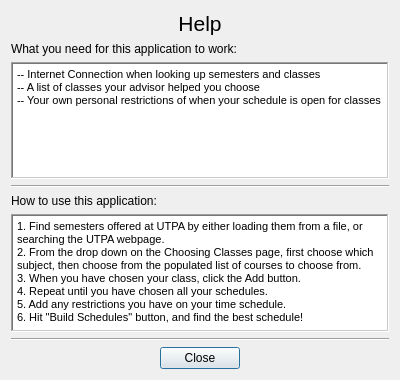
<?xml version="1.0" encoding="UTF-8"?>
<ui version="4.0">
 <class>HelpMessageDialog</class>
 <widget class="QDialog" name="HelpMessageDialog">
  <property name="geometry">
   <rect>
    <x>0</x>
    <y>0</y>
    <width>400</width>
    <height>380</height>
   </rect>
  </property>
  <property name="sizePolicy">
   <sizepolicy hsizetype="Maximum" vsizetype="Maximum">
    <horstretch>0</horstretch>
    <verstretch>0</verstretch>
   </sizepolicy>
  </property>
  <property name="windowTitle">
   <string>Help</string>
  </property>
  <layout class="QVBoxLayout" name="verticalLayout">
   <item>
    <widget class="QLabel" name="label">
     <property name="text">
      <string>&lt;html&gt;&lt;head/&gt;&lt;body&gt;&lt;p align=&quot;center&quot;&gt;&lt;span style=&quot; font-size:16pt;&quot;&gt;Help&lt;/span&gt;&lt;/p&gt;&lt;/body&gt;&lt;/html&gt;</string>
     </property>
    </widget>
   </item>
   <item>
    <widget class="QLabel" name="label_2">
     <property name="text">
      <string>What you need for this application to work:</string>
     </property>
    </widget>
   </item>
   <item>
    <widget class="QTextEdit" name="textEdit">
     <property name="enabled">
      <bool>true</bool>
     </property>
     <property name="sizePolicy">
      <sizepolicy hsizetype="MinimumExpanding" vsizetype="Preferred">
       <horstretch>0</horstretch>
       <verstretch>0</verstretch>
      </sizepolicy>
     </property>
     <property name="styleSheet">
      <string notr="true"/>
     </property>
     <property name="frameShape">
      <enum>QFrame::WinPanel</enum>
     </property>
     <property name="readOnly">
      <bool>true</bool>
     </property>
     <property name="html">
      <string>&lt;!DOCTYPE HTML PUBLIC &quot;-//W3C//DTD HTML 4.0//EN&quot; &quot;http://www.w3.org/TR/REC-html40/strict.dtd&quot;&gt;
&lt;html&gt;&lt;head&gt;&lt;meta name=&quot;qrichtext&quot; content=&quot;1&quot; /&gt;&lt;style type=&quot;text/css&quot;&gt;
p, li { white-space: pre-wrap; }
&lt;/style&gt;&lt;/head&gt;&lt;body style=&quot; font-family:'MS Shell Dlg 2'; font-size:8.25pt; font-weight:400; font-style:normal;&quot;&gt;
&lt;p style=&quot; margin-top:0px; margin-bottom:0px; margin-left:0px; margin-right:0px; -qt-block-indent:0; text-indent:0px;&quot;&gt;-- Internet Connection when looking up semesters and classes &lt;/p&gt;
&lt;p style=&quot; margin-top:0px; margin-bottom:0px; margin-left:0px; margin-right:0px; -qt-block-indent:0; text-indent:0px;&quot;&gt;-- A list of classes your advisor helped you choose&lt;/p&gt;
&lt;p style=&quot; margin-top:0px; margin-bottom:0px; margin-left:0px; margin-right:0px; -qt-block-indent:0; text-indent:0px;&quot;&gt;-- Your own personal restrictions of when your schedule is open for classes&lt;/p&gt;&lt;/body&gt;&lt;/html&gt;</string>
     </property>
    </widget>
   </item>
   <item>
    <widget class="Line" name="line">
     <property name="orientation">
      <enum>Qt::Horizontal</enum>
     </property>
    </widget>
   </item>
   <item>
    <widget class="QLabel" name="label_3">
     <property name="text">
      <string>How to use this application:</string>
     </property>
    </widget>
   </item>
   <item>
    <widget class="QTextEdit" name="textEdit_2">
     <property name="frameShape">
      <enum>QFrame::WinPanel</enum>
     </property>
     <property name="readOnly">
      <bool>true</bool>
     </property>
     <property name="html">
      <string>&lt;!DOCTYPE HTML PUBLIC &quot;-//W3C//DTD HTML 4.0//EN&quot; &quot;http://www.w3.org/TR/REC-html40/strict.dtd&quot;&gt;
&lt;html&gt;&lt;head&gt;&lt;meta name=&quot;qrichtext&quot; content=&quot;1&quot; /&gt;&lt;style type=&quot;text/css&quot;&gt;
p, li { white-space: pre-wrap; }
&lt;/style&gt;&lt;/head&gt;&lt;body style=&quot; font-family:'MS Shell Dlg 2'; font-size:8.25pt; font-weight:400; font-style:normal;&quot;&gt;
&lt;p style=&quot; margin-top:0px; margin-bottom:0px; margin-left:0px; margin-right:0px; -qt-block-indent:0; text-indent:0px;&quot;&gt;1. Find semesters offered at UTPA by either loading them from a file, or searching the UTPA webpage.&lt;/p&gt;
&lt;p style=&quot; margin-top:0px; margin-bottom:0px; margin-left:0px; margin-right:0px; -qt-block-indent:0; text-indent:0px;&quot;&gt;2. From the drop down on the Choosing Classes page, first choose which subject, then choose from the populated list of courses to choose from.&lt;/p&gt;
&lt;p style=&quot; margin-top:0px; margin-bottom:0px; margin-left:0px; margin-right:0px; -qt-block-indent:0; text-indent:0px;&quot;&gt;3. When you have chosen your class, click the Add button.&lt;/p&gt;
&lt;p style=&quot; margin-top:0px; margin-bottom:0px; margin-left:0px; margin-right:0px; -qt-block-indent:0; text-indent:0px;&quot;&gt;4. Repeat until you have chosen all your schedules.&lt;/p&gt;
&lt;p style=&quot; margin-top:0px; margin-bottom:0px; margin-left:0px; margin-right:0px; -qt-block-indent:0; text-indent:0px;&quot;&gt;5. Add any restrictions you have on your time schedule.&lt;/p&gt;
&lt;p style=&quot; margin-top:0px; margin-bottom:0px; margin-left:0px; margin-right:0px; -qt-block-indent:0; text-indent:0px;&quot;&gt;6. Hit &amp;quot;Build Schedules&amp;quot; button, and find the best schedule!&lt;/p&gt;&lt;/body&gt;&lt;/html&gt;</string>
     </property>
    </widget>
   </item>
   <item>
    <widget class="Line" name="line_2">
     <property name="orientation">
      <enum>Qt::Horizontal</enum>
     </property>
    </widget>
   </item>
   <item alignment="Qt::AlignHCenter">
    <widget class="QDialogButtonBox" name="buttonBox">
     <property name="orientation">
      <enum>Qt::Horizontal</enum>
     </property>
     <property name="standardButtons">
      <set>QDialogButtonBox::Close</set>
     </property>
    </widget>
   </item>
  </layout>
 </widget>
 <resources/>
 <connections>
  <connection>
   <sender>buttonBox</sender>
   <signal>accepted()</signal>
   <receiver>HelpMessageDialog</receiver>
   <slot>accept()</slot>
   <hints>
    <hint type="sourcelabel">
     <x>248</x>
     <y>254</y>
    </hint>
    <hint type="destinationlabel">
     <x>157</x>
     <y>274</y>
    </hint>
   </hints>
  </connection>
  <connection>
   <sender>buttonBox</sender>
   <signal>rejected()</signal>
   <receiver>HelpMessageDialog</receiver>
   <slot>reject()</slot>
   <hints>
    <hint type="sourcelabel">
     <x>316</x>
     <y>260</y>
    </hint>
    <hint type="destinationlabel">
     <x>286</x>
     <y>274</y>
    </hint>
   </hints>
  </connection>
 </connections>
</ui>
